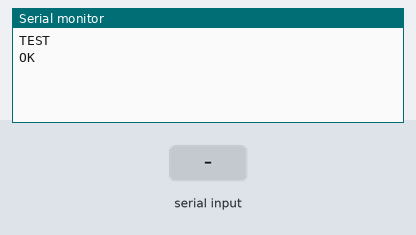
Simulated run of this sketch. Board: Arduino Uno, built with avr-gcc and run on an emulated ATmega328P. Shown: the last lines printed to the serial monitor. The inputs (shaded band) are chosen by the test bench. The modem accepts every AT command (registered, SIM ready, sends succeed) and sends nothing else.

Above: at 1.5 s.
1.6 s: "1" received over the second serial link
At 2.6 s:
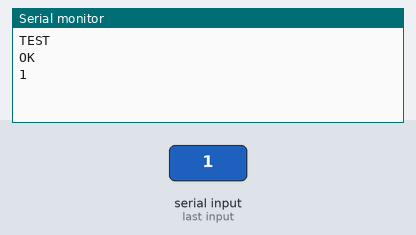
3.5 s: "0" received over the second serial link
At 5.0 s:
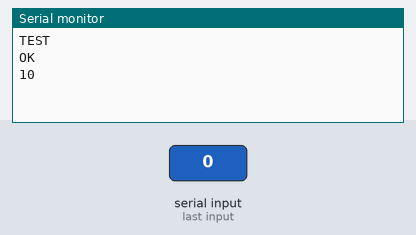

The sketch:

Software-Serial.ino
```cpp
#include <SoftwareSerial.h>

// SoftwareSerial mySerial(7, 8); // RX, TX
SoftwareSerial mySerial(3, 2); // RX, TX
// SoftwareSerial mySerial(3, 1, false, 128); //(rxPin, txPin, inverse_logic, buffer size)

void setup()
{
  //GPIO 1 (TX) swap the pin to a TX.
  //pinMode(1, FUNCTION_0);
  //GPIO 3 (RX) swap the pin to a RX.
  //pinMode(3, FUNCTION_0);

  // Open serial communications and wait for port to open:
  // Serial.begin(9600);
  // Serial.begin(38400);
  Serial.begin(115200);

   while (!Serial) {
     ; // wait for serial port to connect. Needed for Native USB only
   }

  Serial.println("TEST");

  // set the data rate for the SoftwareSerial port
  // mySerial.begin(38400); // Bluetooth
  mySerial.begin(9600); // GSM

  //Bluetooth test command
  mySerial.println("AT");
}

void loop() // run over and over
{
  updateSerial();
}

void updateSerial()
{
  delay(500);
  while (Serial.available())
  {
    mySerial.write(Serial.read());//Forward what Serial received to Software Serial Port
  }
  while(mySerial.available())
  {
    Serial.write(mySerial.read());//Forward what Software Serial received to Serial Port
  }
}
```

Measured:
- after the input at 1.6 s, the serial monitor: prints a new line after 0.40 s (image 1)
- after the input at 3.5 s, the serial monitor: prints a new line at once (image 2)
